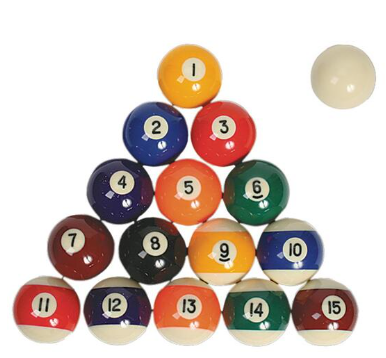
#> input picture examples/221206/Billiards.png, 386 x 358 px
$ python base_ex08.py
#> lines starting #> are read from the running program, lines starting #| are printed output that depends on the picture; after the words box and inside, x2 and y2 are one past the last pixel; in counts of white or black regions, pixels touching at a corner belong together
import cv2
import matplotlib.pyplot as plt

# image loading and input image -> gray
img = cv2.imread('./Billiards.png', cv2.IMREAD_GRAYSCALE)
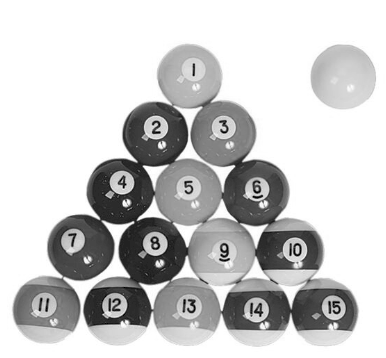
#> img: shape (358, 386); min 0, max 255, mean 202.2

# 230보다 작은 모든 값은 흰색 처리 / 230보다 큰 모든 값은 검은색이 된다
_, mask = cv2.threshold(img, 230, 255, cv2.THRESH_BINARY_INV)
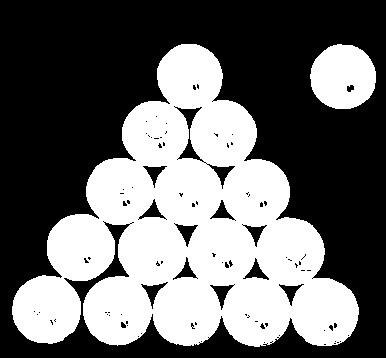
#> mask: shape (358, 386); 41.7% white; 2 white regions, box (x1, y1, x2, y2) and area: (12, 44, 359, 347) 54305, (310, 44, 376, 109) 3348
# _, : 필요없는 값이므로 비워둔다 / 230보다 큰값은 255로 저장된다

titles = ['image', 'mask']
images = [img, mask]

for i in range(2):
    plt.subplot(1, 2, i+1),
    plt.imshow(images[i], 'gray'),
    plt.title(titles[i]),
    plt.xticks([]),
    plt.yticks([]),
plt.show()
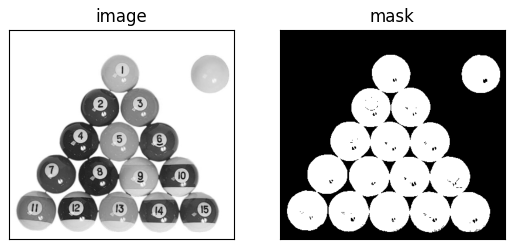
#> figure drawn by matplotlib, 2 panels

$ run again, with examples/221206/test01.png copied over examples/221206/Billiards.png
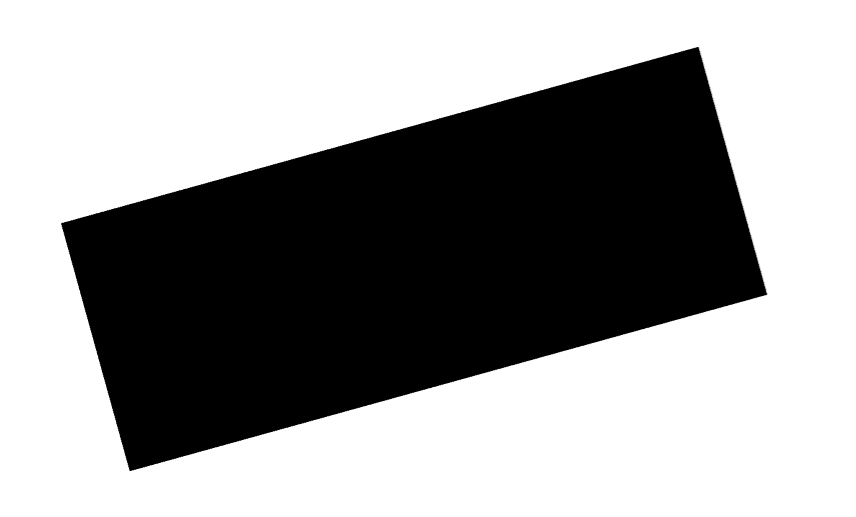
#> input picture examples/221206/test01.png, 856 x 517 px
#> img is the input picture: shape (517, 856); min 0, max 255, mean 156.9
#> `_, mask = cv2.threshold(img, 230, 255, cv2.THRESH_BINARY_INV)`:
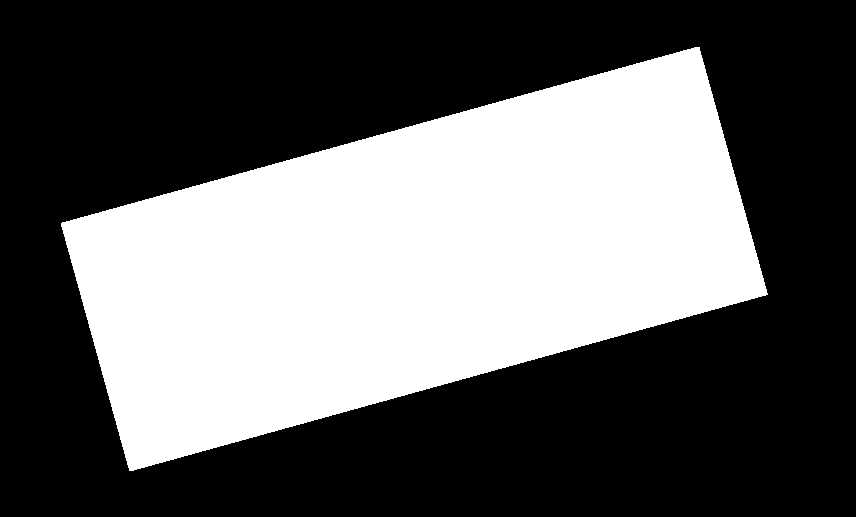
#> mask: shape (517, 856); 38.6% white; 1 white region, box (x1, y1, x2, y2) and area: (61, 47, 768, 471) 171010
#> `plt.show()`:
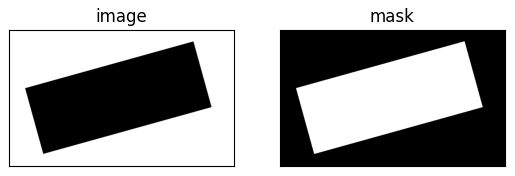
#> figure drawn by matplotlib, 2 panels
